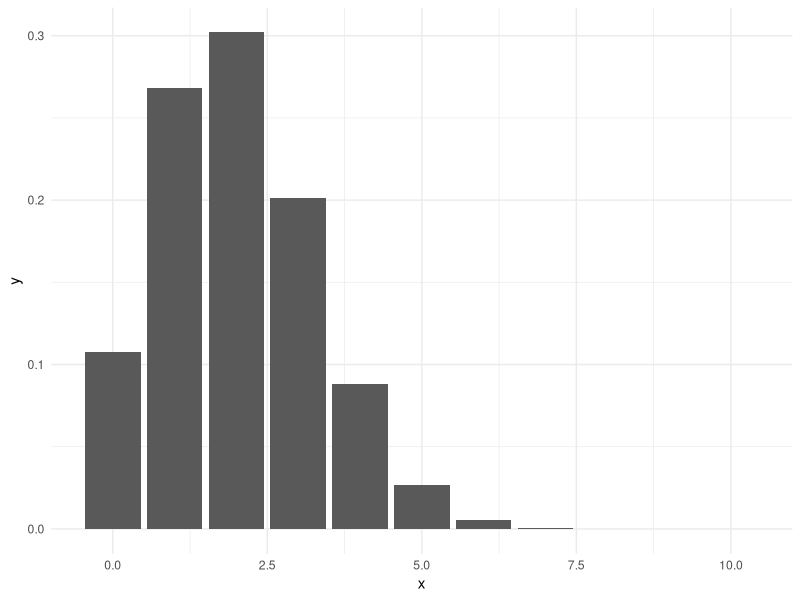
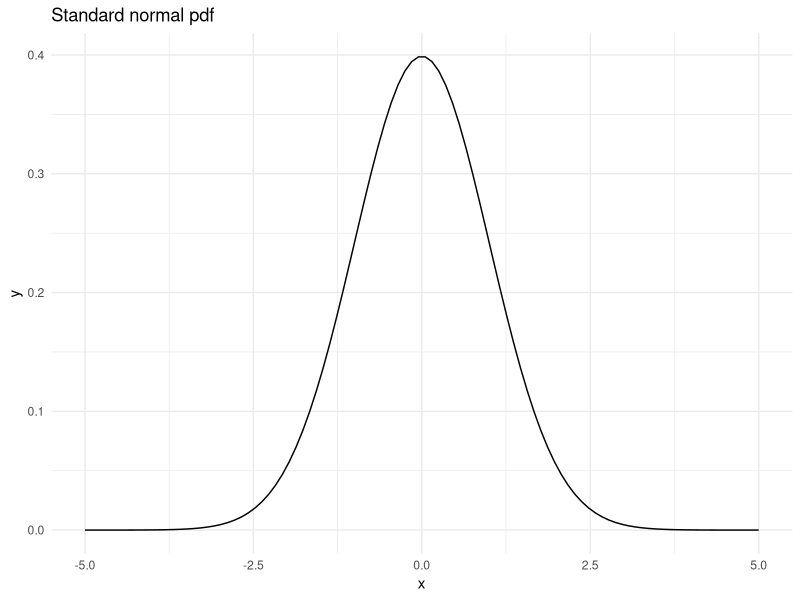
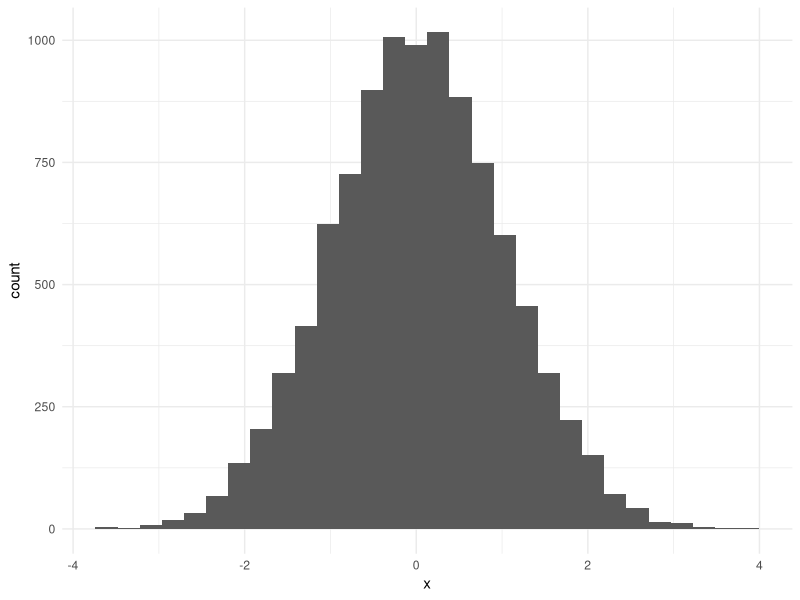
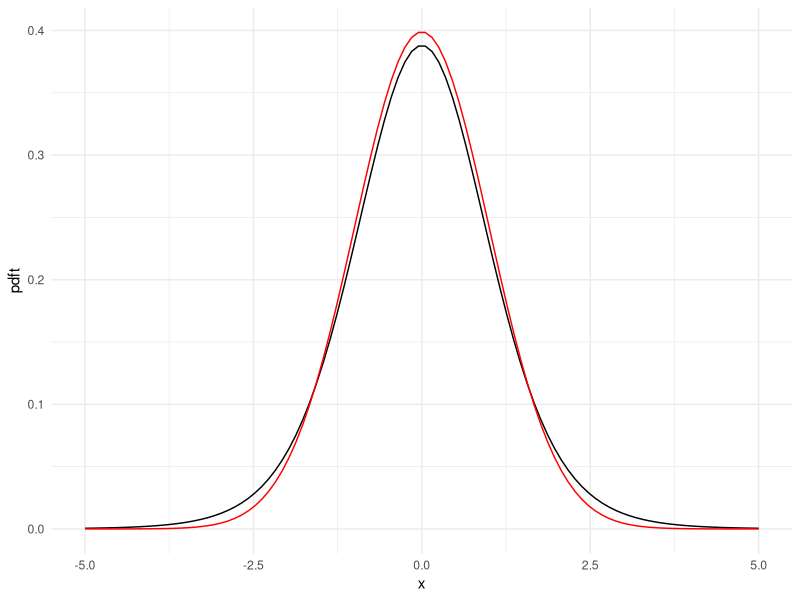
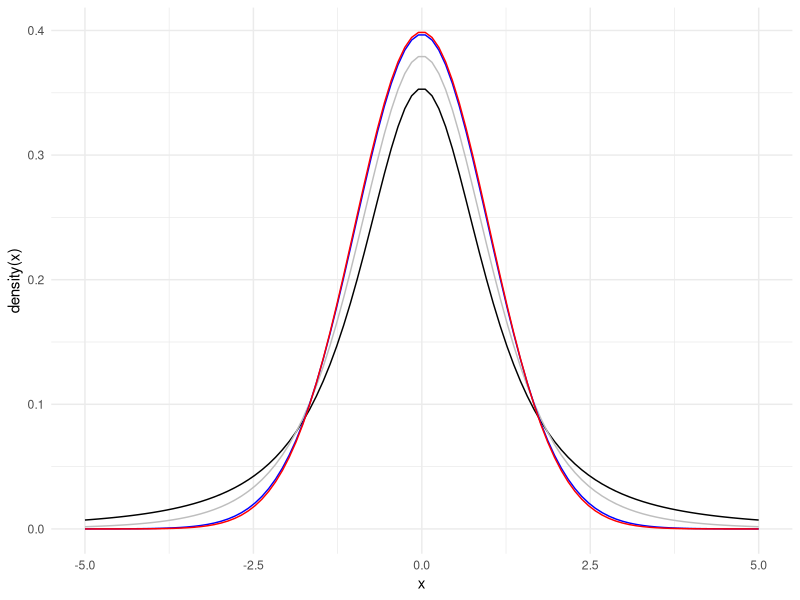
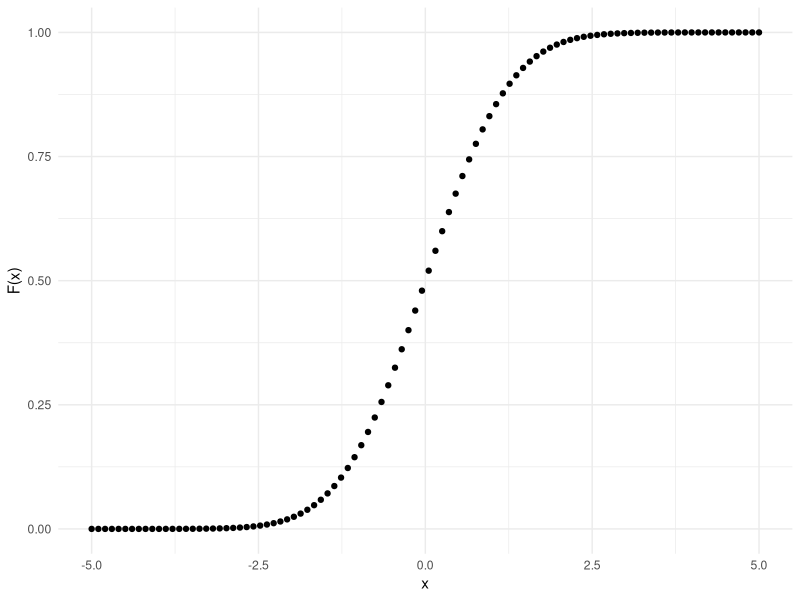
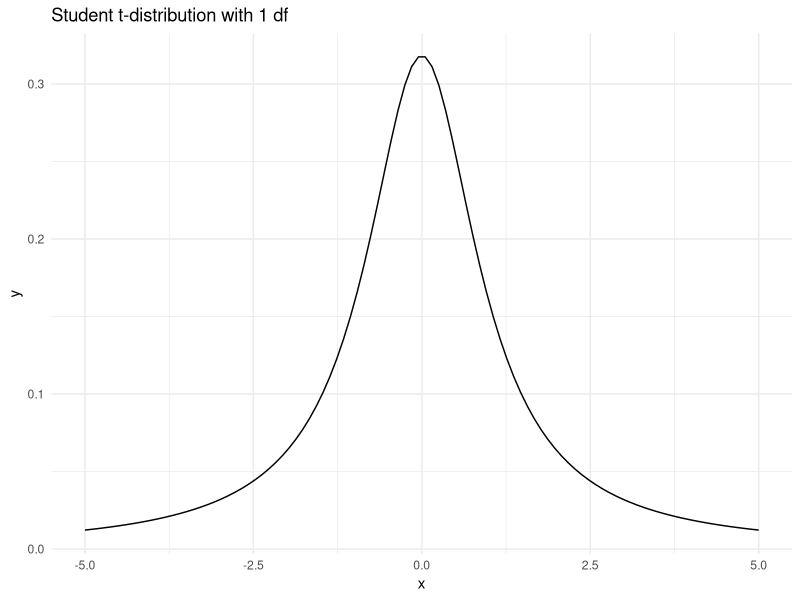
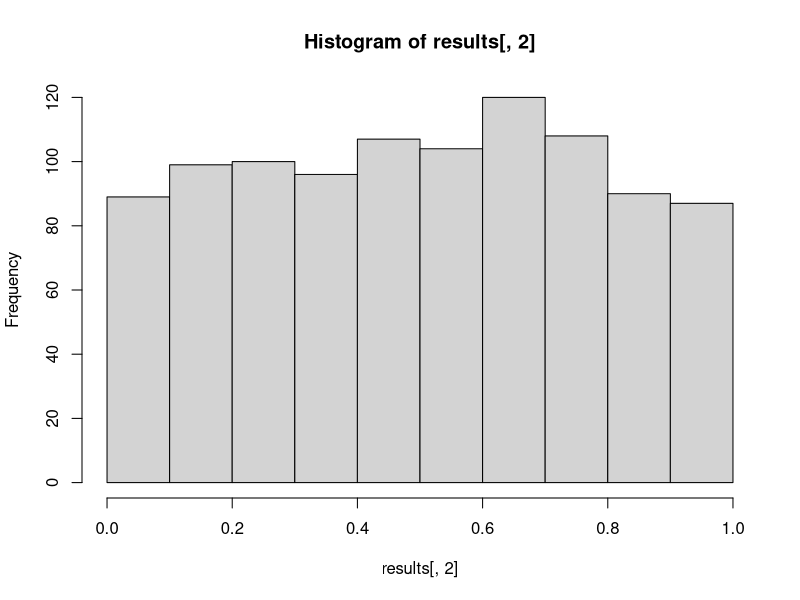

Here is the R script that generated these plots, in order:
## ---- chunk 1
#showsol<-FALSE
showsol=FALSE
knitr::opts_chunk$set(echo = TRUE,tidy=TRUE,message=FALSE,warning=FALSE,tidy.opts=list(width.cutoff=68),
                      cache=T)
## ---- chunk 2
cat("**Solution:** 
$X$ follows a binomial distribution if its probability mass function is given by $P(X=x)={n\\choose x}p^x(1-p)^{n-x}$ for $x=0$, $1$, $\\ldots$, $n$, where the parameter $n$ is a positive integer and the parameter $p$ is a number between $0$ and $1$. Typically, $X$ is the number of successes in a Bernoulli process consisting of $n$ trials where the probability of success in each trial is $p$.
")
## ---- chunk 3
library(ggplot2)
n=10
p=0.2
probs=dbinom(0:10,n,p)
df=data.frame(x=0:10,y=probs)
p<-ggplot(data=df, aes(x=x, y=y)) +
  geom_bar(stat="identity")+theme_minimal()
p
## ---- chunk 4
cat("**Solution:**
The approximation is best for $p=0.5$. Then the probability mass function is symmetric, as is the nomral probability density function. The approximation gets worse the closer $p$ is to $0$ or $1$.
")
## ---- chunk 5
x = seq(from = -5, to = 5, length=100)
y = dnorm(x = x, mean = 0, sd = 1)
df=data.frame(x=x,y=y)
p=ggplot(data=df,aes(x=x, y=y)) +
           geom_line()+
           ggtitle("Standard normal pdf")+theme_minimal()
p
         
## ---- chunk 6
cat("**Solution:**
`dnorm(1.4)` gives `0.1497275`. For a small $\\delta$, $P(1.4-\\delta<Z<1.4+\\delta) \\approx 2\\cdot0.15\\cdot\\delta$ for a standard normally distributed $Z$.
")
## ---- chunk 7
n = 10000
x = rnorm(n = n, mean = 0, sd = 1)
p=ggplot(data.frame(x=x),aes(x))+
  geom_histogram()+theme_minimal()
p
## ---- chunk 8
library(ggplot2)
n=10
x = seq(from = -5, to = 5, length=100)
pdft = dt(x = x, df=n-1)
pdfn=dnorm(x)
df=data.frame(x=x,pdft=pdft,pdfn=pdfn)
p=ggplot(data=df,aes(x=x)) +
  geom_line(aes(x=x,y=pdft))+
  geom_line(aes(x=x,y=pdfn),colour="red")+
  theme_minimal()
p
         
## ---- chunk 9
x = seq(from = -5, to = 5, length=100)
pdft2 = dt(x = x, df=2)
pdft5 = dt(x = x, df=5)
pdft50 = dt(x = x, df=50)
pdfn=dnorm(x)
df=data.frame(x=x,pdft2=pdft2,pdft5=pdft5,pdft50=pdft50,pdfn=pdfn)
p=ggplot(data=df,aes(x=x)) +
  geom_line(aes(x=x,y=pdft2))+
  geom_line(aes(x=x,y=pdft5), colour="grey")+
  geom_line(aes(x=x,y=pdft50), colour="blue")+
  geom_line(aes(x=x,y=pdfn),colour="red")+
  theme_minimal() + labs(y = "density(x)")
p
         
## ---- chunk 10
x = seq(from=-5, to=5, length=100)
df = data.frame(x=x,y=pnorm(x,0,1))
p=ggplot(data=df,aes(x=x, y=y)) +
  geom_point() + labs(y="F(x)") + theme_minimal()
p
## ---- chunk 11
z_l = qnorm(0.025, mean = 0, sd = 1) #lower
z_u = qnorm(0.975, mean = 0, sd = 1) #upper
c(z_l, z_u)
## ---- chunk 12
alpha_lower = pnorm(q = z_l, mean = 0, sd = 1, lower.tail = TRUE)
alpha_upper = 1 - pnorm(q = z_u, mean = 0, sd = 1, lower.tail = TRUE)
c(alpha_lower, alpha_upper)
## ---- chunk 13
cat("**Solutions:**
`pnorm(-5)` and `pnorm(5)` give `2.866516e-07` and `0.9999997`, respectively, i.e. close to 0 and 1. This agrees with the figure of the cdf.
")
## ---- chunk 14
cat("**Solution:**
We can use the following code:
")
## ---- chunk 15
pt(q = 1.8, df = 1)
pt(q = 2, df = 1) - pt(q = 1, df = 1) 
qt(p=0.1, df=1, lower.tail = F)
## ---- chunk 16
x = seq(-5,5, length = 100)
y = dt(x, df = 1)
df = data.frame(x=x, y=y)
p = ggplot(data=df, aes(x=x,y=y)) + geom_line() + ggtitle("Student t-distribution with 1 df") + theme_minimal()
p
## ---- chunk 17
myz.test <- function(x,sd)
{
  n <- length(x)
  xbar <- mean(x)
  zobs <- xbar/(sd/sqrt(n))
  # if you what to print remove hashtag in next line
  # print(paste("Zobs",zobs)) 
  pval<- 2*pnorm(abs(zobs),lower.tail=FALSE)
  # if you what to print remove hashtag in next line
  # print(paste("P-value",pval))
  return(list("statistic"=zobs,"p.value"=pval))
}
## ---- chunk 18
testds <- rnorm(100,mean=0.5,sd=6)
myz.test(testds,sd=6)
## ---- chunk 19
mu=0
sigma=4
n=10 # size of each data set
B=1000 # number of data sets to simulate
results <- matrix(NA,ncol=2,nrow=B)
for (i in 1:B)
{
  testX <- rnorm(n,mean=mu,sd=sigma)
  thisresult <- myz.test(testX,sigma)
  results[i,] <- c(thisresult$statistic,thisresult$p.value)
}
hist(results[,2])
## ---- chunk 20
cat("**Solution:**
The test $H_0\\colon\\mu=0$ versus $H_1\\colon\\mu\\neq0$ is performed 1000 times. The histogram (above) displays the $p$-values. They seem uniformly distributed, as $p$-values from a true simple nullhypothis should be with continuous data.
")
## ---- chunk 21
x = seq(from = -10, to = 10, length = 500)
y1 = dnorm(x, mean = 0, sd = 1)
y2 = dnorm(x, mean = 0, sd = 2)
y3 = dnorm(x, mean = 1, sd = 2)
y4 = dnorm(x, mean = -1, sd = 2)
df = data.frame(x, y1, y2, y3, y4)
ggplot(df, aes(x, y = value, color = variable))+ 
    geom_line(aes(y = y1, col = "y1")) + 
    geom_line(aes(y = y2, col = "y2")) + 
    geom_line(aes(y = y3, col = "y3")) + 
    geom_line(aes(y = y4, col = "y4")) + 
    ylim(0, 0.5) + 
    ggtitle("Normal distribution") + 
  scale_colour_discrete(name  ="Mean, sd",
                            breaks=c("y1", "y2", "y3", "y4"),
                            labels=c("0, 1", "0, 2", "1, 2 ", "-1, 2"))+ theme_minimal()
## ---- chunk 22
n = 1000
p = 0.5
x = rbinom(n, size = 1, prob = p)
df = data.frame(x=x)
p = ggplot(df, aes(x=x)) + geom_histogram() + theme_minimal()
p
## ---- chunk 23
cat("**Solution:**
An experiment of flipping a coin 100 times is repeated 1000 times. Each of the 1000 results will be an integer between 0 and 1000 (inclusive). The number of heads in each experiment has the binomial distribution with parameters $n=100$ and $p=0.5$. The mean of this distribution is $np=50$ and the variance is $np(1-p)=25$. We find the probability of having one or zero heads by `pbinom(1, size=100, prob=0.5)`, which gives `7.967495e-29`, and the probability of having exactly one head by `dbinom(1,100,.5)`, which gives `7.888609e-29`, i.e., very small probabilities. \\par The R code (below) draws a kernel density estimate (a smoothed version of the histogram) of the number of heads in the 1000 experiments (red). The same is done for a normal approximation to the binomial distribution (blue).
")
## ---- chunk 24
n = 1000
p = 0.5
x = rbinom(n, size = 100, prob = 0.5)
x_normal = rnorm(n, mean = 100*p, sd = sqrt(100*p*(1-p)))
#hist(x)
#hist(x_normal)
df = data.frame(x = x, x_normal = x_normal)
ggplot(data = df, aes(x = values), color = variable) + 
  geom_density(aes(x = x, col = "x")) + 
  geom_density(aes(x = x_normal, col = "x_normal"))+
   theme_minimal()
## ---- chunk 25
cat("**Solution:**
R code and plots:
")
## ---- chunk 26
x = seq(from = 0, to = 8, length = 500)
y1 = dchisq(x, df = 1)
y2 = dchisq(x, df = 2)
y3 = dchisq(x, df = 3)
y4 = dchisq(x, df = 4)
y6 = dchisq(x, df = 6)
y9 = dchisq(x, df = 9)
df = data.frame(x,y1,y2,y3,y4,y6,y9)
ggplot(df, aes(x, y = value, color = variable))+ 
    geom_line(aes(y = y1, col = "y1")) + 
    geom_line(aes(y = y2, col = "y2")) + 
    geom_line(aes(y = y3, col = "y3")) + 
    geom_line(aes(y = y4, col = "y4")) + 
    geom_line(aes(y = y6, col = "y6")) + 
    geom_line(aes(y = y9, col = "y9")) + 
    ylim(0, 0.5) + theme_minimal()+
    ggtitle("Chi^2-pdf") + 
  scale_colour_discrete(name  ="Df",
                            breaks=c("y1", "y2", "y3", "y4", "y6", "y9"),
                            labels=c("1", "2", "3", "4", "6", "9"))
   
x = seq(from = 0, to = 8, length = 500)
y1 = pchisq(x, df = 1) 
y2 = pchisq(x, df = 2) 
y3 = pchisq(x, df = 3) 
y4 = pchisq(x, df = 4) 
y6 = pchisq(x, df = 6) 
y9 = pchisq(x, df = 9) 
df = data.frame(x,y1,y2,y3,y4,y6,y9)
ggplot(df, aes(x, y = value, color = variable))+ 
    geom_line(aes(y = y1, col = "y1")) + 
    geom_line(aes(y = y2, col = "y2")) + 
    geom_line(aes(y = y3, col = "y3")) + 
    geom_line(aes(y = y4, col = "y4")) + 
    geom_line(aes(y = y6, col = "y6")) + 
    geom_line(aes(y = y9, col = "y9")) + 
    ylim(0, 1) + 
    ggtitle("Chi^2-cdf") + theme_minimal()+
  scale_colour_discrete(name  ="Df",
                            breaks=c("y1", "y2", "y3", "y4", "y6", "y9"),
                            labels=c("1", "2", "3", "4", "6", "9"))
x = seq(from = -4, to = 4, length = 500)
y1 = dt(x, df = 1)
y2 = dt(x, df = 2)
y3 = dt(x, df = 3)
y4 = dt(x, df = 4)
y5 = dt(x, df = 5)
df = data.frame(x,y1,y2,y3,y4,y5)
ggplot(df, aes(x, y = value, color = variable))+ 
    geom_line(aes(y = y1, col = "y1")) + 
    geom_line(aes(y = y2, col = "y2")) + 
    geom_line(aes(y = y3, col = "y3")) + 
    geom_line(aes(y = y4, col = "y4")) + 
    geom_line(aes(y = y5, col = "y5")) + 
    ylim(0, 0.4) + 
    ggtitle("T-pdf") + 
  scale_colour_discrete(name  ="Df",
                            breaks=c("y1", "y2", "y3", "y4", "y5"),
                            labels=c("1", "2", "3", "4", "5")) +  theme_minimal()
x = seq(from = -4, to = 4, length = 500)
y1 = pt(x, df = 1) 
y2 = pt(x, df = 2) 
y3 = pt(x, df = 3) 
y4 = pt(x, df = 4) 
y6 = pt(x, df = 5) 
df = data.frame(x,y1,y2,y3,y4,y5)
ggplot(df, aes(x, y = value, color = variable))+ 
    geom_line(aes(y = y1, col = "y1")) + 
    geom_line(aes(y = y2, col = "y2")) + 
    geom_line(aes(y = y3, col = "y3")) + 
    geom_line(aes(y = y4, col = "y4")) + 
    geom_line(aes(y = y6, col = "y5")) + 
    ylim(0, 1) + 
    ggtitle("T-cdf") + 
  scale_colour_discrete(name  ="Df",
                            breaks=c("y1", "y2", "y3", "y4", "y5"),
                            labels=c("1", "2", "3", "4", "5")) + theme_minimal()
